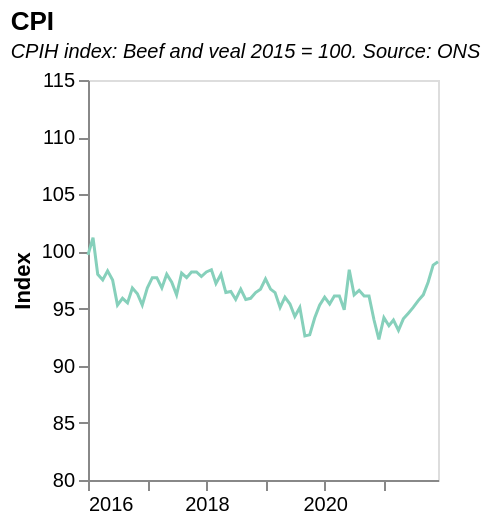

Here is the Vega-Lite specification saved for this chart:
### Vega-Lite specification from a JSON file in a GitHub repository (floating-point values rounded to 4 significant figures)
{"$schema": "https://vega.github.io/schema/vega-lite/v5.json", "title": {"text": "CPI", "subtitle": ["CPIH index: Beef and veal 2015 = 100. Source: ONS"], "subtitleFontStyle": "italic", "subtitleFontSize": 10, "anchor": "start", "color": "black"}, "width": 175, "height": 200, "data": {"values": [{"date": "2015 JAN", "label": "2015 JAN", "month": "January", "quarter": "", "sourceDataset": "MM23", "updateDate": "2017-03-14T00:00:00.000Z", "value": "101.3", "year": "2015"}, {"date": "2015 FEB", "label": "2015 FEB", "month": "February", "quarter": "", "sourceDataset": "MM23", "updateDate": "2017-03-14T00:00:00.000Z", "value": "101.7", "year": "2015"}, {"date": "2015 MAR", "label": "2015 MAR", "month": "March", "quarter": "", "sourceDataset": "MM23", "updateDate": "2017-03-14T00:00:00.000Z", "value": "99.9", "year": "2015"}, {"date": "2015 APR", "label": "2015 APR", "month": "April", "quarter": "", "sourceDataset": "MM23", "updateDate": "2017-03-14T00:00:00.000Z", "value": "99.3", "year": "2015"}, {"date": "2015 MAY", "label": "2015 MAY", "month": "May", "quarter": "", "sourceDataset": "MM23", "updateDate": "2017-03-14T00:00:00.000Z", "value": "100.1", "year": "2015"}, {"date": "2015 JUN", "label": "2015 JUN", "month": "June", "quarter": "", "sourceDataset": "MM23", "updateDate": "2017-03-14T00:00:00.000Z", "value": "99.9", "year": "2015"}, {"date": "2015 JUL", "label": "2015 JUL", "month": "July", "quarter": "", "sourceDataset": "MM23", "updateDate": "2017-03-14T00:00:00.000Z", "value": "98.7", "year": "2015"}, {"date": "2015 AUG", "label": "2015 AUG", "month": "August", "quarter": "", "sourceDataset": "MM23", "updateDate": "2017-03-14T00:00:00.000Z", "value": "98.0", "year": "2015"}, {"date": "2015 SEP", "label": "2015 SEP", "month": "September", "quarter": "", "sourceDataset": "MM23", "updateDate": "2017-03-14T00:00:00.000Z", "value": "100.4", "year": "2015"}, {"date": "2015 OCT", "label": "2015 OCT", "month": "October", "quarter": "", "sourceDataset": "MM23", "updateDate": "2017-03-14T00:00:00.000Z", "value": "100.3", "year": "2015"}, {"date": "2015 NOV", "label": "2015 NOV", "month": "November", "quarter": "", "sourceDataset": "MM23", "updateDate": "2017-03-14T00:00:00.000Z", "value": "100.8", "year": "2015"}, {"date": "2015 DEC", "label": "2015 DEC", "month": "December", "quarter": "", "sourceDataset": "MM23", "updateDate": "2017-03-14T00:00:00.000Z", "value": "99.7", "year": "2015"}, {"date": "2016 JAN", "label": "2016 JAN", "month": "January", "quarter": "", "sourceDataset": "MM23", "updateDate": "2017-03-14T00:00:00.000Z", "value": "99.7", "year": "2016"}, {"date": "2016 FEB", "label": "2016 FEB", "month": "February", "quarter": "", "sourceDataset": "MM23", "updateDate": "2017-03-14T00:00:00.000Z", "value": "101.2", "year": "2016"}, {"date": "2016 MAR", "label": "2016 MAR", "month": "March", "quarter": "", "sourceDataset": "MM23", "updateDate": "2017-03-14T00:00:00.000Z", "value": "98.0", "year": "2016"}, {"date": "2016 APR", "label": "2016 APR", "month": "April", "quarter": "", "sourceDataset": "MM23", "updateDate": "2017-03-14T00:00:00.000Z", "value": "97.5", "year": "2016"}, {"date": "2016 MAY", "label": "2016 MAY", "month": "May", "quarter": "", "sourceDataset": "MM23", "updateDate": "2017-03-14T00:00:00.000Z", "value": "98.3", "year": "2016"}, {"date": "2016 JUN", "label": "2016 JUN", "month": "June", "quarter": "", "sourceDataset": "MM23", "updateDate": "2017-03-14T00:00:00.000Z", "value": "97.5", "year": "2016"}, {"date": "2016 JUL", "label": "2016 JUL", "month": "July", "quarter": "", "sourceDataset": "MM23", "updateDate": "2017-03-14T00:00:00.000Z", "value": "95.3", "year": "2016"}, {"date": "2016 AUG", "label": "2016 AUG", "month": "August", "quarter": "", "sourceDataset": "MM23", "updateDate": "2017-03-14T00:00:00.000Z", "value": "95.9", "year": "2016"}, {"date": "2016 SEP", "label": "2016 SEP", "month": "September", "quarter": "", "sourceDataset": "MM23", "updateDate": "2017-03-14T00:00:00.000Z", "value": "95.5", "year": "2016"}, {"date": "2016 OCT", "label": "2016 OCT", "month": "October", "quarter": "", "sourceDataset": "MM23", "updateDate": "2017-03-14T00:00:00.000Z", "value": "96.8", "year": "2016"}, {"date": "2016 NOV", "label": "2016 NOV", "month": "November", "quarter": "", "sourceDataset": "MM23", "updateDate": "2017-03-14T00:00:00.000Z", "value": "96.3", "year": "2016"}, {"date": "2016 DEC", "label": "2016 DEC", "month": "December", "quarter": "", "sourceDataset": "MM23", "updateDate": "2017-03-14T00:00:00.000Z", "value": "95.3", "year": "2016"}, {"date": "2017 JAN", "label": "2017 JAN", "month": "January", "quarter": "", "sourceDataset": "MM23", "updateDate": "2017-03-14T00:00:00.000Z", "value": "96.8", "year": "2017"}, {"date": "2017 FEB", "label": "2017 FEB", "month": "February", "quarter": "", "sourceDataset": "MM23", "updateDate": "2017-03-21T00:00:00.000Z", "value": "97.7", "year": "2017"}, {"date": "2017 MAR", "label": "2017 MAR", "month": "March", "quarter": "", "sourceDataset": "MM23", "updateDate": "2017-04-10T23:00:00.000Z", "value": "97.7", "year": "2017"}, {"date": "2017 APR", "label": "2017 APR", "month": "April", "quarter": "", "sourceDataset": "MM23", "updateDate": "2017-05-15T23:00:00.000Z", "value": "96.8", "year": "2017"}, {"date": "2017 MAY", "label": "2017 MAY", "month": "May", "quarter": "", "sourceDataset": "MM23", "updateDate": "2017-06-12T23:00:00.000Z", "value": "98.0", "year": "2017"}, {"date": "2017 JUN", "label": "2017 JUN", "month": "June", "quarter": "", "sourceDataset": "MM23", "updateDate": "2017-07-17T23:00:00.000Z", "value": "97.3", "year": "2017"}, {"date": "2017 JUL", "label": "2017 JUL", "month": "July", "quarter": "", "sourceDataset": "MM23", "updateDate": "2017-08-14T23:00:00.000Z", "value": "96.2", "year": "2017"}, {"date": "2017 AUG", "label": "2017 AUG", "month": "August", "quarter": "", "sourceDataset": "MM23", "updateDate": "2017-09-11T23:00:00.000Z", "value": "98.1", "year": "2017"}, {"date": "2017 SEP", "label": "2017 SEP", "month": "September", "quarter": "", "sourceDataset": "MM23", "updateDate": "2017-10-16T23:00:00.000Z", "value": "97.7", "year": "2017"}, {"date": "2017 OCT", "label": "2017 OCT", "month": "October", "quarter": "", "sourceDataset": "MM23", "updateDate": "2017-11-14T00:00:00.000Z", "value": "98.2", "year": "2017"}, {"date": "2017 NOV", "label": "2017 NOV", "month": "November", "quarter": "", "sourceDataset": "MM23", "updateDate": "2017-12-12T00:00:00.000Z", "value": "98.2", "year": "2017"}, {"date": "2017 DEC", "label": "2017 DEC", "month": "December", "quarter": "", "sourceDataset": "MM23", "updateDate": "2018-01-16T00:00:00.000Z", "value": "97.8", "year": "2017"}, {"date": "2018 JAN", "label": "2018 JAN", "month": "January", "quarter": "", "sourceDataset": "MM23", "updateDate": "2018-02-13T00:00:00.000Z", "value": "98.2", "year": "2018"}, {"date": "2018 FEB", "label": "2018 FEB", "month": "February", "quarter": "", "sourceDataset": "MM23", "updateDate": "2018-03-20T00:00:00.000Z", "value": "98.4", "year": "2018"}, {"date": "2018 MAR", "label": "2018 MAR", "month": "March", "quarter": "", "sourceDataset": "MM23", "updateDate": "2018-04-17T23:00:00.000Z", "value": "97.2", "year": "2018"}, {"date": "2018 APR", "label": "2018 APR", "month": "April", "quarter": "", "sourceDataset": "MM23", "updateDate": "2018-05-22T23:00:00.000Z", "value": "98.0", "year": "2018"}, {"date": "2018 MAY", "label": "2018 MAY", "month": "May", "quarter": "", "sourceDataset": "MM23", "updateDate": "2018-06-12T23:00:00.000Z", "value": "96.4", "year": "2018"}, {"date": "2018 JUN", "label": "2018 JUN", "month": "June", "quarter": "", "sourceDataset": "MM23", "updateDate": "2018-07-17T23:00:00.000Z", "value": "96.5", "year": "2018"}, {"date": "2018 JUL", "label": "2018 JUL", "month": "July", "quarter": "", "sourceDataset": "MM23", "updateDate": "2018-08-14T23:00:00.000Z", "value": "95.8", "year": "2018"}, {"date": "2018 AUG", "label": "2018 AUG", "month": "August", "quarter": "", "sourceDataset": "MM23", "updateDate": "2018-09-18T23:00:00.000Z", "value": "96.7", "year": "2018"}, {"date": "2018 SEP", "label": "2018 SEP", "month": "September", "quarter": "", "sourceDataset": "MM23", "updateDate": "2018-10-16T23:00:00.000Z", "value": "95.8", "year": "2018"}, {"date": "2018 OCT", "label": "2018 OCT", "month": "October", "quarter": "", "sourceDataset": "MM23", "updateDate": "2018-11-14T00:00:00.000Z", "value": "95.9", "year": "2018"}, {"date": "2018 NOV", "label": "2018 NOV", "month": "November", "quarter": "", "sourceDataset": "MM23", "updateDate": "2018-12-19T00:00:00.000Z", "value": "96.4", "year": "2018"}, {"date": "2018 DEC", "label": "2018 DEC", "month": "December", "quarter": "", "sourceDataset": "MM23", "updateDate": "2019-01-16T00:00:00.000Z", "value": "96.7", "year": "2018"}, {"date": "2019 JAN", "label": "2019 JAN", "month": "January", "quarter": "", "sourceDataset": "MM23", "updateDate": "2019-02-13T00:00:00.000Z", "value": "97.6", "year": "2019"}, {"date": "2019 FEB", "label": "2019 FEB", "month": "February", "quarter": "", "sourceDataset": "MM23", "updateDate": "2019-03-20T00:00:00.000Z", "value": "96.7", "year": "2019"}, {"date": "2019 MAR", "label": "2019 MAR", "month": "March", "quarter": "", "sourceDataset": "MM23", "updateDate": "2019-04-16T23:00:00.000Z", "value": "96.4", "year": "2019"}, {"date": "2019 APR", "label": "2019 APR", "month": "April", "quarter": "", "sourceDataset": "MM23", "updateDate": "2019-05-21T23:00:00.000Z", "value": "95.1", "year": "2019"}, {"date": "2019 MAY", "label": "2019 MAY", "month": "May", "quarter": "", "sourceDataset": "MM23", "updateDate": "2019-06-18T23:00:00.000Z", "value": "96.0", "year": "2019"}, {"date": "2019 JUN", "label": "2019 JUN", "month": "June", "quarter": "", "sourceDataset": "MM23", "updateDate": "2019-07-16T23:00:00.000Z", "value": "95.4", "year": "2019"}, {"date": "2019 JUL", "label": "2019 JUL", "month": "July", "quarter": "", "sourceDataset": "MM23", "updateDate": "2019-08-13T23:00:00.000Z", "value": "94.3", "year": "2019"}, {"date": "2019 AUG", "label": "2019 AUG", "month": "August", "quarter": "", "sourceDataset": "MM23", "updateDate": "2019-09-17T23:00:00.000Z", "value": "95.1", "year": "2019"}, {"date": "2019 SEP", "label": "2019 SEP", "month": "September", "quarter": "", "sourceDataset": "MM23", "updateDate": "2019-10-15T23:00:00.000Z", "value": "92.6", "year": "2019"}, {"date": "2019 OCT", "label": "2019 OCT", "month": "October", "quarter": "", "sourceDataset": "MM23", "updateDate": "2019-11-13T00:00:00.000Z", "value": "92.7", "year": "2019"}, {"date": "2019 NOV", "label": "2019 NOV", "month": "November", "quarter": "", "sourceDataset": "MM23", "updateDate": "2019-12-18T00:00:00.000Z", "value": "94.2", "year": "2019"}, {"date": "2019 DEC", "label": "2019 DEC", "month": "December", "quarter": "", "sourceDataset": "MM23", "updateDate": "2020-01-15T00:00:00.000Z", "value": "95.3", "year": "2019"}, {"date": "2020 JAN", "label": "2020 JAN", "month": "January", "quarter": "", "sourceDataset": "MM23", "updateDate": "2020-02-19T00:00:00.000Z", "value": "96.0", "year": "2020"}, {"date": "2020 FEB", "label": "2020 FEB", "month": "February", "quarter": "", "sourceDataset": "MM23", "updateDate": "2020-03-25T00:00:00.000Z", "value": "95.4", "year": "2020"}, {"date": "2020 MAR", "label": "2020 MAR", "month": "March", "quarter": "", "sourceDataset": "MM23", "updateDate": "2020-04-21T23:00:00.000Z", "value": "96.1", "year": "2020"}, {"date": "2020 APR", "label": "2020 APR", "month": "April", "quarter": "", "sourceDataset": "MM23", "updateDate": "2020-05-19T23:00:00.000Z", "value": "96.1", "year": "2020"}, {"date": "2020 MAY", "label": "2020 MAY", "month": "May", "quarter": "", "sourceDataset": "MM23", "updateDate": "2020-06-16T23:00:00.000Z", "value": "94.9", "year": "2020"}, {"date": "2020 JUN", "label": "2020 JUN", "month": "June", "quarter": "", "sourceDataset": "MM23", "updateDate": "2020-07-14T23:00:00.000Z", "value": "98.4", "year": "2020"}, {"date": "2020 JUL", "label": "2020 JUL", "month": "July", "quarter": "", "sourceDataset": "MM23", "updateDate": "2020-08-18T23:00:00.000Z", "value": "96.2", "year": "2020"}, {"date": "2020 AUG", "label": "2020 AUG", "month": "August", "quarter": "", "sourceDataset": "MM23", "updateDate": "2020-09-15T23:00:00.000Z", "value": "96.6", "year": "2020"}, {"date": "2020 SEP", "label": "2020 SEP", "month": "September", "quarter": "", "sourceDataset": "MM23", "updateDate": "2020-10-20T23:00:00.000Z", "value": "96.1", "year": "2020"}, {"date": "2020 OCT", "label": "2020 OCT", "month": "October", "quarter": "", "sourceDataset": "MM23", "updateDate": "2020-11-18T00:00:00.000Z", "value": "96.1", "year": "2020"}, {"date": "2020 NOV", "label": "2020 NOV", "month": "November", "quarter": "", "sourceDataset": "MM23", "updateDate": "2020-12-16T00:00:00.000Z", "value": "94.0", "year": "2020"}, {"date": "2020 DEC", "label": "2020 DEC", "month": "December", "quarter": "", "sourceDataset": "MM23", "updateDate": "2021-01-20T00:00:00.000Z", "value": "92.3", "year": "2020"}, {"date": "2021 JAN", "label": "2021 JAN", "month": "January", "quarter": "", "sourceDataset": "MM23", "updateDate": "2021-02-17T00:00:00.000Z", "value": "94.2", "year": "2021"}, {"date": "2021 FEB", "label": "2021 FEB", "month": "February", "quarter": "", "sourceDataset": "MM23", "updateDate": "2021-03-24T00:00:00.000Z", "value": "93.5", "year": "2021"}, {"date": "2021 MAR", "label": "2021 MAR", "month": "March", "quarter": "", "sourceDataset": "MM23", "updateDate": "2021-04-20T23:00:00.000Z", "value": "94.0", "year": "2021"}, {"date": "2021 APR", "label": "2021 APR", "month": "April", "quarter": "", "sourceDataset": "MM23", "updateDate": "2021-05-18T23:00:00.000Z", "value": "93.1", "year": "2021"}, {"date": "2021 MAY", "label": "2021 MAY", "month": "May", "quarter": "", "sourceDataset": "MM23", "updateDate": "2021-06-15T23:00:00.000Z", "value": "94.1", "year": "2021"}, {"date": "2021 JUN", "label": "2021 JUN", "month": "June", "quarter": "", "sourceDataset": "MM23", "updateDate": "2021-07-13T23:00:00.000Z", "value": "94.6", "year": "2021"}, {"date": "2021 JUL", "label": "2021 JUL", "month": "July", "quarter": "", "sourceDataset": "MM23", "updateDate": "2021-08-17T23:00:00.000Z", "value": "95.1", "year": "2021"}, {"date": "2021 AUG", "label": "2021 AUG", "month": "August", "quarter": "", "sourceDataset": "MM23", "updateDate": "2021-08-17T23:00:00.000Z", "value": "95.7", "year": "2021"}, {"date": "2021 SEP", "label": "2021 SEP", "month": "September", "quarter": "", "sourceDataset": "MM23", "updateDate": "2021-10-19T23:00:00.000Z", "value": "96.2", "year": "2021"}, {"date": "2021 OCT", "label": "2021 OCT", "month": "October", "quarter": "", "sourceDataset": "MM23", "updateDate": "2021-11-17T00:00:00.000Z", "value": "97.3", "year": "2021"}, {"date": "2021 NOV", "label": "2021 NOV", "month": "November", "quarter": "", "sourceDataset": "MM23", "updateDate": "2021-12-15T00:00:00.000Z", "value": "98.8", "year": "2021"}, {"date": "2021 DEC", "label": "2021 DEC", "month": "December", "quarter": "", "sourceDataset": "MM23", "updateDate": "2022-01-19T00:00:00.000Z", "value": "99.1", "year": "2021"}, {"date": "2022 JAN", "label": "2022 JAN", "month": "January", "quarter": "", "sourceDataset": "MM23", "updateDate": "2022-02-16T00:00:00.000Z", "value": "99.6", "year": "2022"}, {"date": "2022 FEB", "label": "2022 FEB", "month": "February", "quarter": "", "sourceDataset": "MM23", "updateDate": "2022-03-23T00:00:00.000Z", "value": "100.9", "year": "2022"}, {"date": "2022 MAR", "label": "2022 MAR", "month": "March", "quarter": "", "sourceDataset": "MM23", "updateDate": "2022-04-12T23:00:00.000Z", "value": "102.1", "year": "2022"}, {"date": "2022 APR", "label": "2022 APR", "month": "April", "quarter": "", "sourceDataset": "MM23", "updateDate": "2022-05-17T23:00:00.000Z", "value": "102.7", "year": "2022"}, {"date": "2022 MAY", "label": "2022 MAY", "month": "May", "quarter": "", "sourceDataset": "MM23", "updateDate": "2022-06-21T23:00:00.000Z", "value": "104.2", "year": "2022"}, {"date": "2022 JUN", "label": "2022 JUN", "month": "June", "quarter": "", "sourceDataset": "MM23", "updateDate": "2022-07-19T23:00:00.000Z", "value": "104.9", "year": "2022"}, {"date": "2022 JUL", "label": "2022 JUL", "month": "July", "quarter": "", "sourceDataset": "MM23", "updateDate": "2022-08-16T23:00:00.000Z", "value": "106.7", "year": "2022"}, {"date": "2022 AUG", "label": "2022 AUG", "month": "August", "quarter": "", "sourceDataset": "MM23", "updateDate": "2022-09-13T23:00:00.000Z", "value": "108.4", "year": "2022"}, {"date": "2022 SEP", "label": "2022 SEP", "month": "September", "quarter": "", "sourceDataset": "MM23", "updateDate": "2022-10-18T23:00:00.000Z", "value": "109.6", "year": "2022"}], "format": {"parse": {"date": "date"}}}, "mark": {"type": "line", "color": "#86d0bb", "strokeWidth": 1.5, "opacity": 1}, "transform": [{"filter": "datum.year>minYear"}, {"filter": "datum.year<maxYear"}], "params": [{"name": "minYear", "value": 2015, "bind": {"input": "range", "min": 2015, "max": 2022, "step": 1, "name": "Start year:"}}, {"name": "maxYear", "value": 2022, "bind": {"input": "range", "min": 2015, "max": 2022, "step": 1, "name": "End year:"}}], "encoding": {"x": {"field": "date", "type": "temporal", "title": null, "axis": {"grid": false}}, "y": {"field": "value", "type": "quantitative", "title": "Index", "axis": {"grid": false}, "scale": {"domain": [80, 115]}}}}
